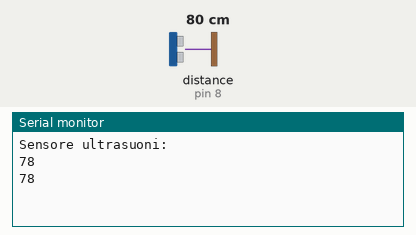
A sketch run on a simulated Arduino Uno, built with avr-gcc and run on an emulated ATmega328P. On the bench: the last lines printed to the serial monitor. Wiring (inferred from the names in the program): ultrasonic range finder: trigger pin 7; echo pin 8. The test bench sets the inputs (shaded band); at power-on: distance to the obstacle (sensor on pin 8) 80 cm. The echo pulse lasts 58.3 µs per cm.

Above: at 1.8 s.
1.9 s: distance to the obstacle (sensor on pin 8) set to 2 cm
At 2.4 s:
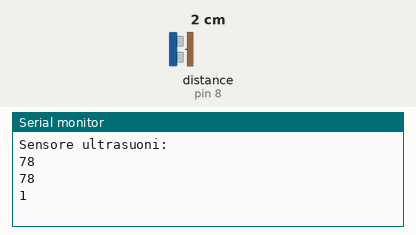
3.4 s: distance to the obstacle (sensor on pin 8) set to 4 cm
At 4.8 s:
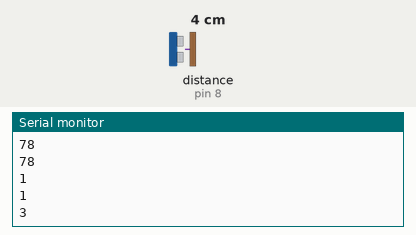
Timing chart, 0 to 6.4 s (numbered marks = the images above; inputs shaded):
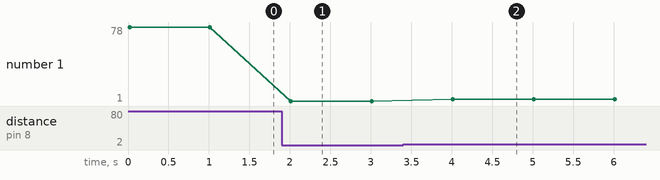

Measured:
- after the input at 1.9 s, the serial monitor: prints a new line after 0.11 s (image 1)
- after the input at 3.4 s, the serial monitor: prints a new line after 0.61 s (image 2)
- plotted number 1: 78 → 1 after the input at 1.9 s, 1 → 3 after the input at 3.4 s

The sketch:

sketch_jun19a.ino
```cpp
int triggerPort = 7;
int echoPort = 8;
void setup()
{
pinMode( triggerPort, OUTPUT );
pinMode( echoPort, INPUT );
Serial.begin( 9600 );
Serial.println( "Sensore ultrasuoni: ");
}

void loop() {
//porta bassa l'uscita del trigger
digitalWrite( triggerPort, LOW );

//invia un impulso di 10microsec su trigger
digitalWrite( triggerPort, HIGH );
delayMicroseconds( 10 );
digitalWrite( triggerPort, LOW );

long duration= pulseIn(echoPort,HIGH);
long distanza= 0.034*duration/2;
Serial.println (distanza);
delay(1000);
}

/* long duration = pulseIn( echoPort, HIGH );
long r = 0.034 * duration / 2;
Serial.print( "durata: " );
Serial.print( duration );
Serial.print( " , " );
Serial.print( "distanza: " );
//dopo 38ms è fuori dalla portata del sensore
if( duration > 38000 ) Serial.println( "fuori portata");
else { Serial.print( r );
Serial.println( "cm" );}
//aspetta 1.5 secondi
delay( 1500 ); }
}
*/
```
